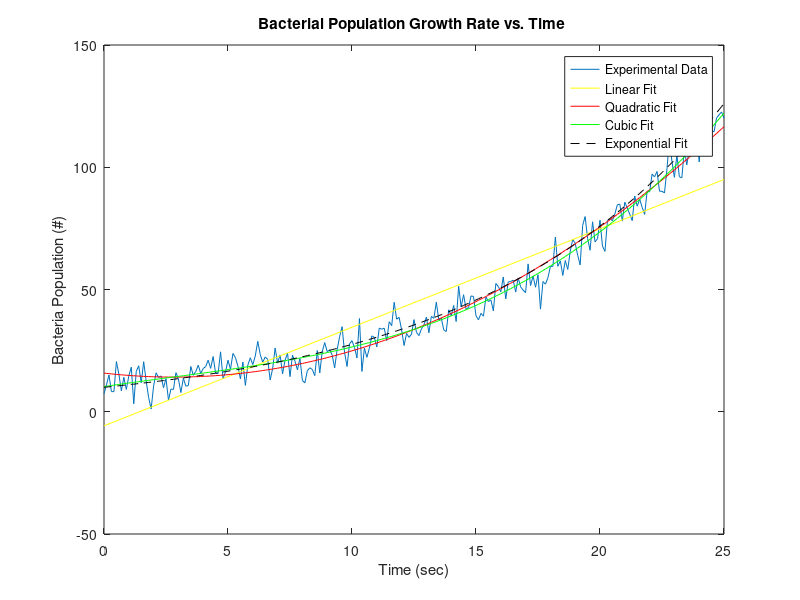

This chart was generated by the following MATLAB code:
%Lawrence Custodio: Problem 2
clc;clear all;close all;
load('data.txt')
time = data(:,1);
pop = data(:,2);
M = length(data);
plot(time,pop)
hold on
%Linear Fit
nlinear = 1;
%A matrix: for A[i,j] = sigma[1,M](x.^(i+j-2); e.g.A(4,1) = sum(x.^3)
for rowA1=1:nlinear+1
    for columnA1=1:nlinear+1
    A1(rowA1,columnA1) = sum(time.^(rowA1+columnA1-2));
    end
end
%b-vector follows notation: sigma[1,M](y.*(x^(i+1))
for rowb1=1:nlinear+1
    x1 = time.^(rowb1-1);
    b1(rowb1,1)=sum((pop).*(x1));
end
%{a} = inv[A]*{b}
a1 =  A1\b1;
%Equation
y1 = a1(1) + a1(2).*time;
disp(['Linear: f(t)= ' num2str(a1(1)) ' + ' num2str(a1(2)) '*t']);
disp([a1]);
plot(time,y1,'y')
%Quadratic Fit
nquad = 2; 
%A matrix:
for rowA2=1:nquad+1
    for columnA2=1:nquad+1
    A2(rowA2,columnA2) = sum(time.^(rowA2+columnA2-2));
    end
end
%b vector:
for rowb2=1:nquad+1
    x2 = time.^(rowb2-1);
    b2(rowb2,1)=sum((pop).*(x2));
end
%Solving for constants:
a2 =  A2\b2;
y2 = a2(1) + a2(2).*time + a2(3).*(time.^2);
disp(['Quadratic: f(t)= ' num2str(a2(1)) ' + ' num2str(a2(2)) '*t + ' num2str(a2(3)) '*t^2']);
disp([a2]);
plot(time,y2,'r')
%Cubic Fit (follows same logic as quadratic, but n =3)
ncubic = 3;
for rowA3=1:ncubic+1
    for columnA3=1:ncubic+1
    A3(rowA3,columnA3) = sum(time.^(rowA3+columnA3-2));
    end
end
for rowb3=1:ncubic+1
    x3 = time.^(rowb3-1);
    b3(rowb3,1)=sum((pop).*(x3));
end
a3 =  A3\b3;
y3 = a3(1) + a3(2).*time + a3(3).*(time.^2) +a3(4).*(time.^3);
disp(['Cubic: f(t)= ' num2str(a3(1)) ' + ' num2str(a3(2)) '*t + ' num2str(a3(3)) '*t^2 + ' num2str(a3(4)) '*t^3']);
disp([a3]);
plot(time,y3,'g')
%Exponential Fit: y = Cexp^(k*t)
%Linearly modelled at lny = ln(C) + k*t
%A-matrix for exp. fit = linear fit A-matrix
Aexp = A1; 
%b-vector: note that sum(population)->sum(log(population))
bexp(1,1) = sum(log(pop));
bexp(2,1) = sum(log(pop).*time);
aexp = Aexp\bexp;
aexp(1) = 10; %Given that population @ t=0 is 10
k = aexp(2);
%Equation
yexp = aexp(1)*exp(k.*time);
disp(['Exponential: f(t)= ' num2str(aexp(1)) '*exp(' num2str(k) '*t)']);
disp([aexp]);
plot(time,yexp,'--k')
%Plotting
xlabel('Time (sec)')
ylabel('Bacteria Population (#)')
title('Bacterial Population Growth Rate vs. Time ')
legend('Experimental Data','Linear Fit','Quadratic Fit','Cubic Fit','Exponential Fit')
%Part D. Polyfit
LINE = polyfit(time,pop,nlinear) %Linear function (n=1)
QUAD = polyfit(time,pop,nquad) %Quadratic (n=2)
CUBE = polyfit(time,pop,ncubic) %Cubic (n=3)
EXP = polyfit(time,log(pop),1) %Exponential
%Part E. RMS Error
%Method: 
%(1)Define a variable = (y fitted - actual y value)
%(2) sqrt((sum(var))^2/length(y))
%Linear
d1=(pop-y1).^2;
RMSLinear = sqrt(sum(d1)/length(pop))
%Quadratic
d2=(pop-y2).^2;
RMSQuad = sqrt(sum(d2)/length(pop))
%Cubic
d3=(pop-y3).^2;
RMSCubic = sqrt(sum(d3)/length(pop))
%Exponential
dexp=(pop-yexp).^2;
RMSExp = sqrt(sum(dexp)/length(pop))